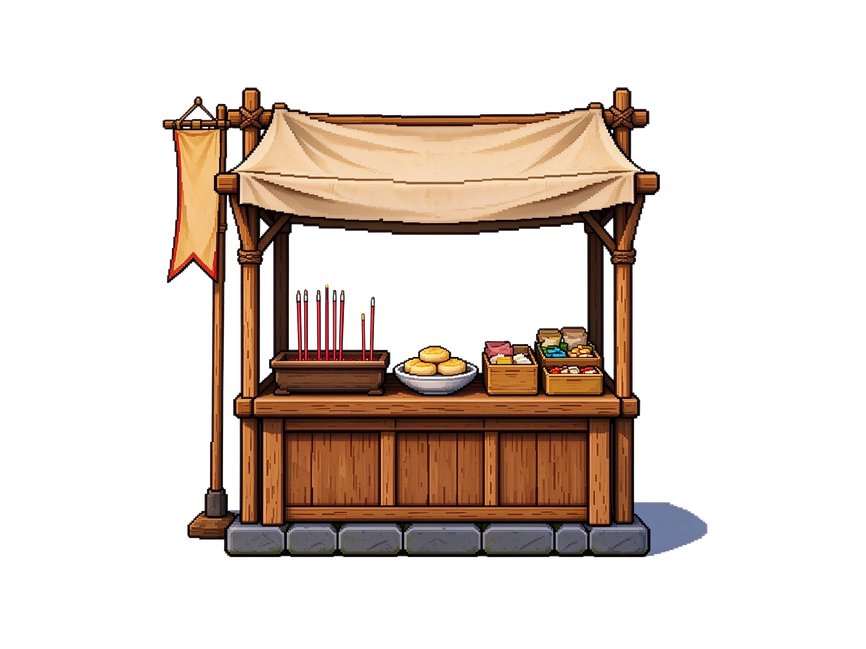
#> input picture 建筑/成品/庙市.png, 866 x 649 px, shrunk from 2364 x 1773 before the run, found by its file name
$ python cut_special_stalls.py
#> lines starting #> are read from the running program, lines starting #| are printed output that depends on the picture; after the words box and inside, x2 and y2 are one past the last pixel; in counts of white or black regions, pixels touching at a corner belong together
from PIL import Image
import numpy as np
import os

output_dir = r"D:\做个游戏\美术参考\建筑\成品"
special_files = ["庙市.png", "施粥棚.png", "素斋摊.png"]

for fname in special_files:
    path = os.path.join(output_dir, fname)
    if not os.path.exists(path):
        print(f"文件不存在：{fname}")
        continue
    img = Image.open(path).convert("RGBA")
#> img is the input picture: PIL image 866x649 RGBA; mean R, G, B, A 41.6, 29.7, 22.1, 71.9
    arr = np.array(img).astype(np.int16)
    h, w = arr.shape[:2]
#> h = 649; w = 866
    # 采样四角色值作为背景基准
    corner_pixels = [arr[0,0,:3], arr[0,w-1,:3], arr[h-1,0,:3], arr[h-1,w-1,:3]]
#> corner_pixels = [[0, 0, 0], [0, 0, 0], [0, 0, 0], [0, 0, 0]]
    bg_color = np.mean(corner_pixels, axis=0)
#> bg_color = [0, 0, 0]
    tol = 40
    diff = np.abs(arr[:,:,:3] - bg_color)
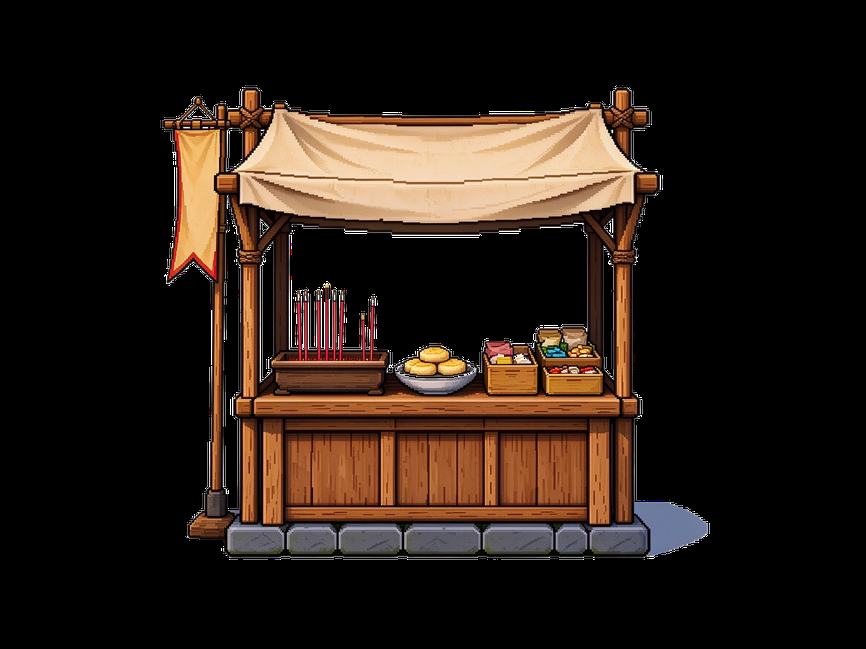
#> diff: shape (649, 866, 3) float64; mean R, G, B 41.6, 29.7, 22.1
    bg_mask = (diff[:,:,0] < tol) & (diff[:,:,1] < tol) & (diff[:,:,2] < tol)
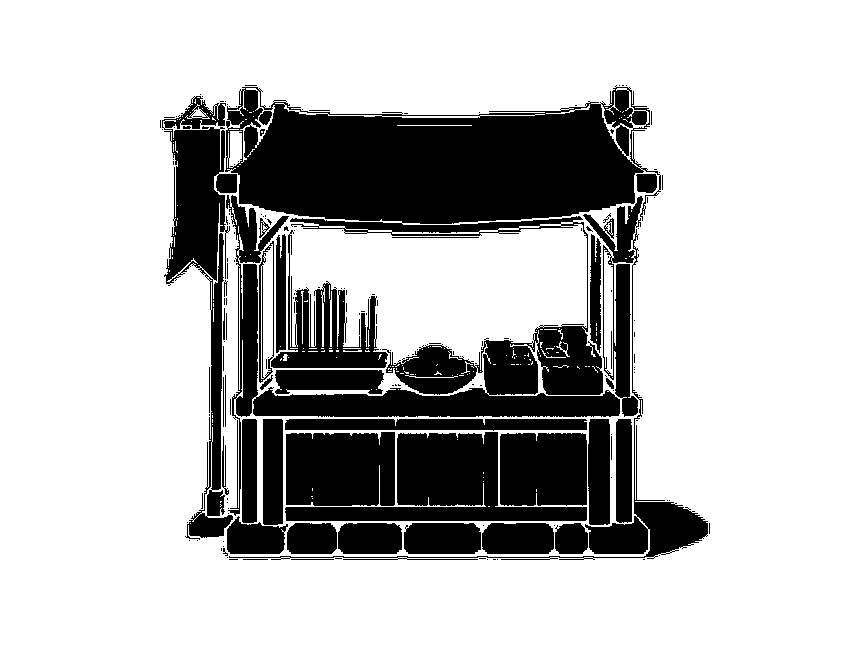
#> bg_mask: shape (649, 866) bool; 74% white; 178 black regions (136 under 20 px), largest, box (x1, y1, x2, y2) and area: (225, 85, 661, 516) 66265, (162, 96, 237, 540) 11833, (285, 432, 587, 521) 11429
    # 特殊处理：这三个棚子内部透空的背景白全部抠掉，不限制只从边缘开始
    arr[bg_mask, 3] = 0
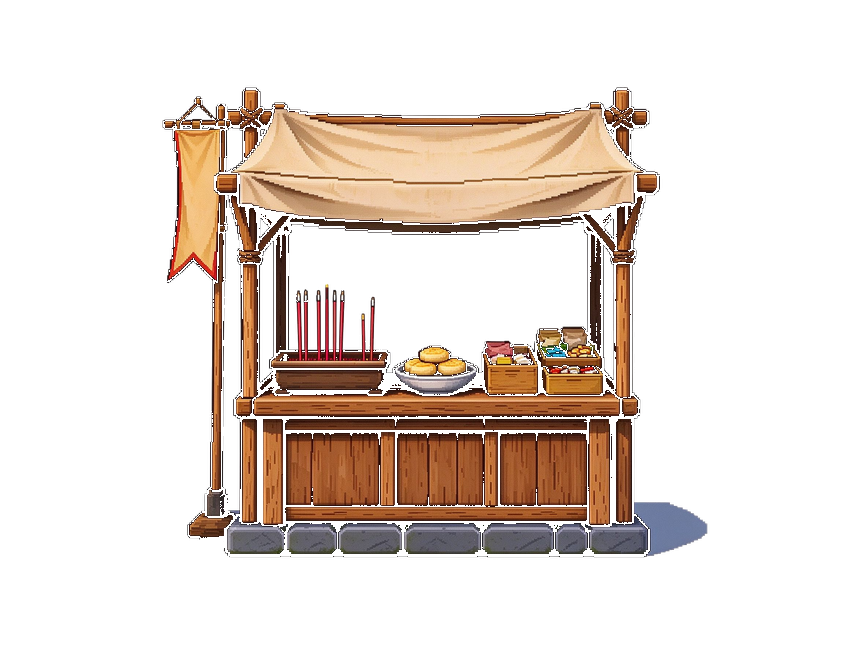
#> arr: shape (649, 866, 4) int16; mean R, G, B, A 41.6, 29.7, 22.1, 63; transparent parts drawn white
    out = Image.fromarray(arr.astype(np.uint8), "RGBA")
    out.save(path)
    print(f"已处理特殊棚子：{fname}")
#> pass 2 of the loop `for fname in special_files:`:
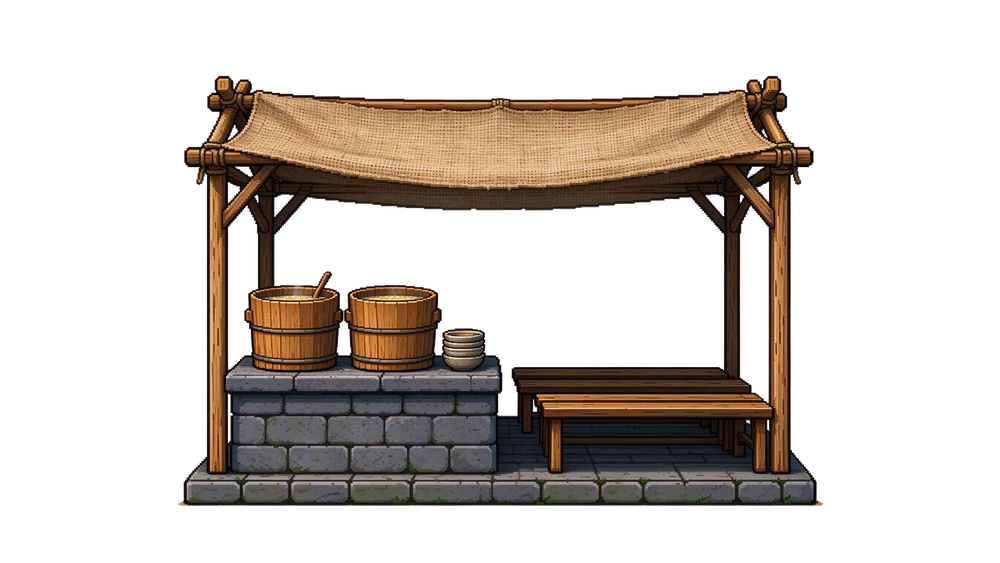
#> input picture 建筑/成品/施粥棚.png, 1000 x 563 px, shrunk from 2730 x 1536 before the run, found by its file name
#> img is the input picture: PIL image 1000x563 RGBA; mean R, G, B, A 34.7, 27.4, 21.7, 79.3
#> diff: shape (563, 1000, 3) float64
#> `bg_mask = (diff[:,:,0] < tol) & (diff[:,:,1] < tol) & (diff[:,:,2] < t..`:
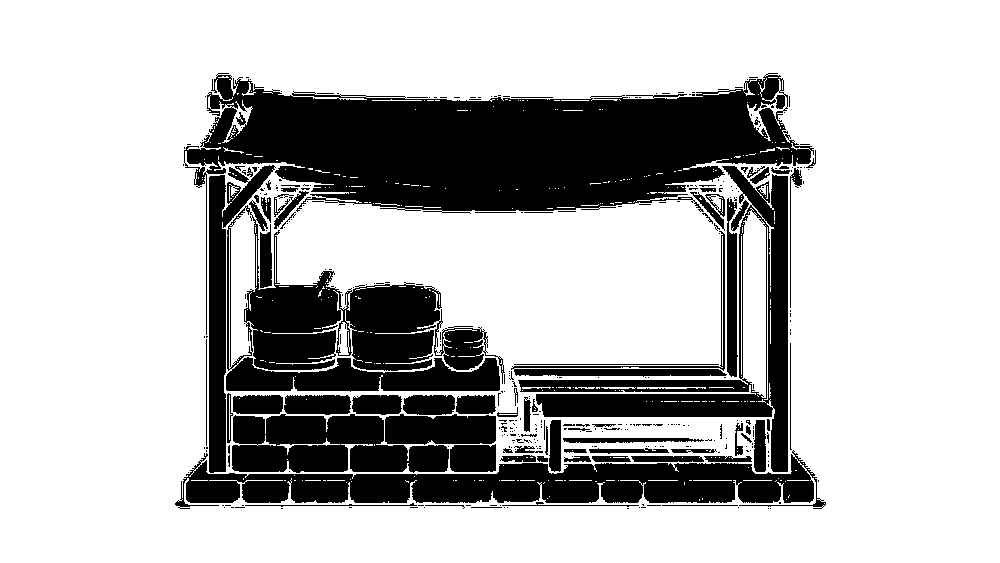
#> bg_mask: shape (563, 1000) bool; 73.1% white; 358 black regions (274 under 20 px), largest, box (x1, y1, x2, y2) and area: (184, 73, 814, 335) 56425, (226, 200, 505, 392) 22827, (175, 450, 826, 509) 20024
#> `arr[bg_mask, 3] = 0`:
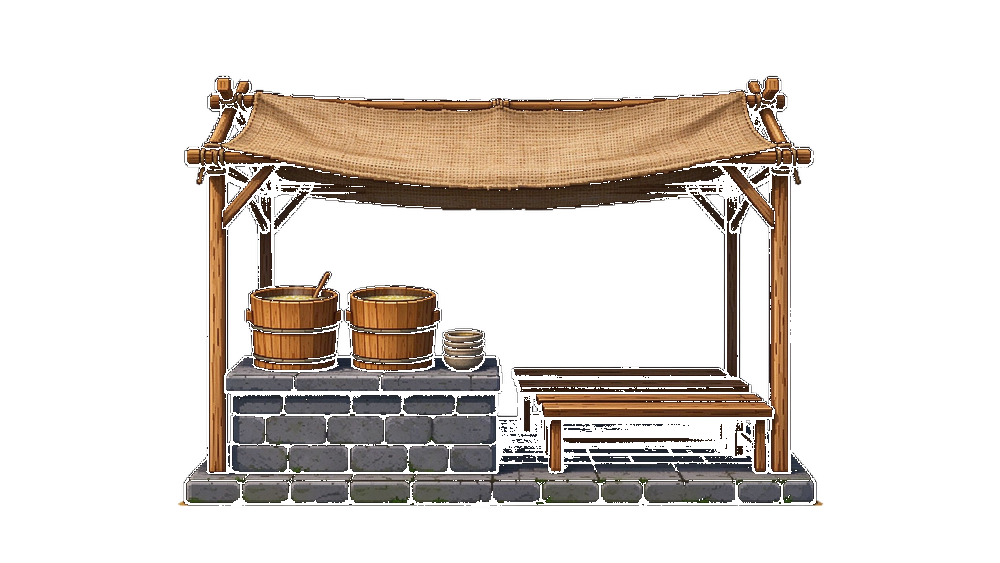
#> arr: shape (563, 1000, 4) int16; mean R, G, B, A 34.7, 27.4, 21.7, 66.1; transparent parts drawn white
#> out: PIL image 1000x563 RGBA
#> pass 3 of the loop `for fname in special_files:`:
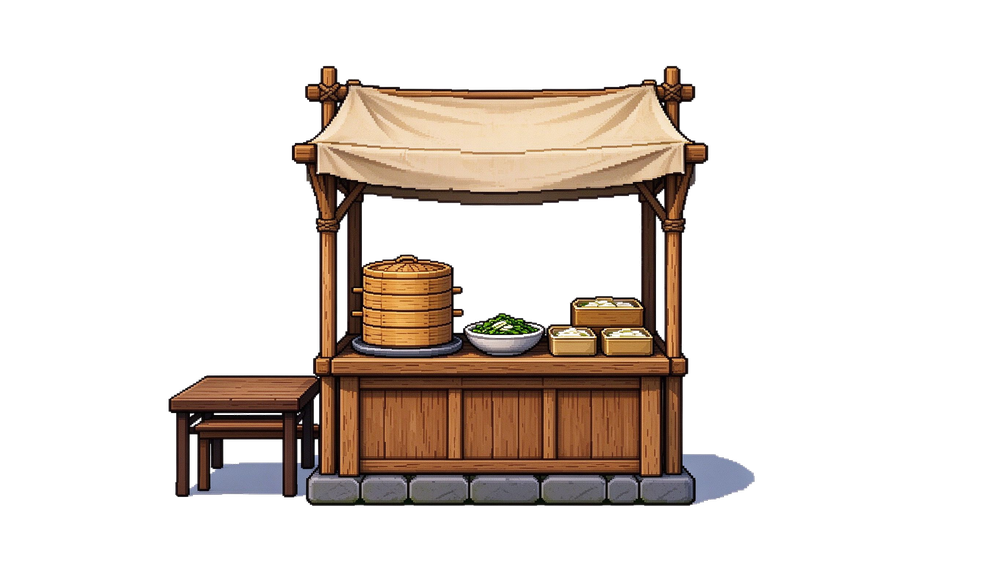
#> input picture 建筑/成品/素斋摊.png, 1000 x 563 px, shrunk from 2730 x 1536 before the run, found by its file name
#> img is the input picture: PIL image 1000x563 RGBA; mean R, G, B, A 36.3, 27.7, 21.5, 65.2
#> `bg_mask = (diff[:,:,0] < tol) & (diff[:,:,1] < tol) & (diff[:,:,2] < t..`:
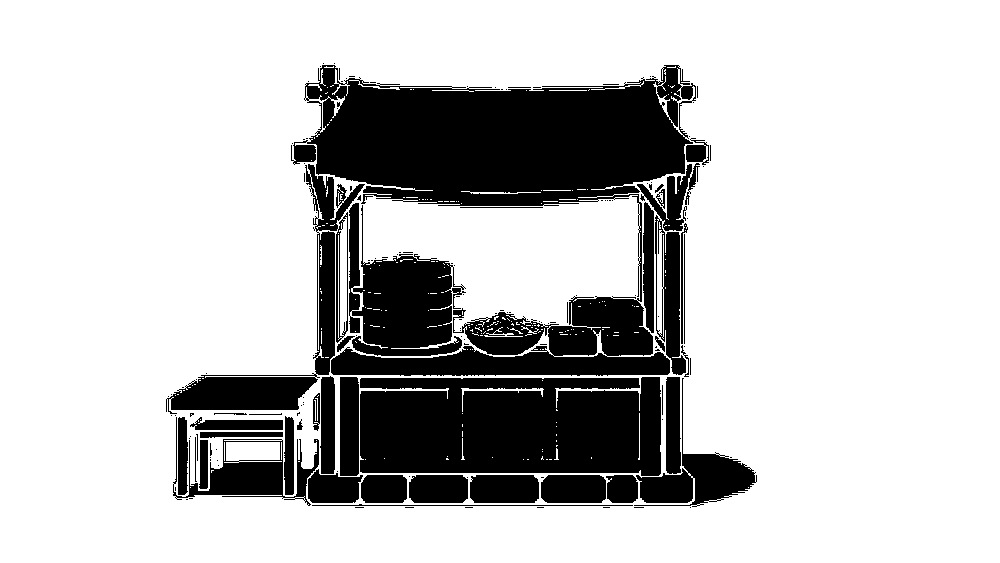
#> bg_mask: shape (563, 1000) bool; 76.5% white; 156 black regions (115 under 20 px), largest, box (x1, y1, x2, y2) and area: (291, 65, 696, 376) 54588, (360, 377, 661, 476) 27728, (349, 203, 466, 356) 9846
#> `arr[bg_mask, 3] = 0`:
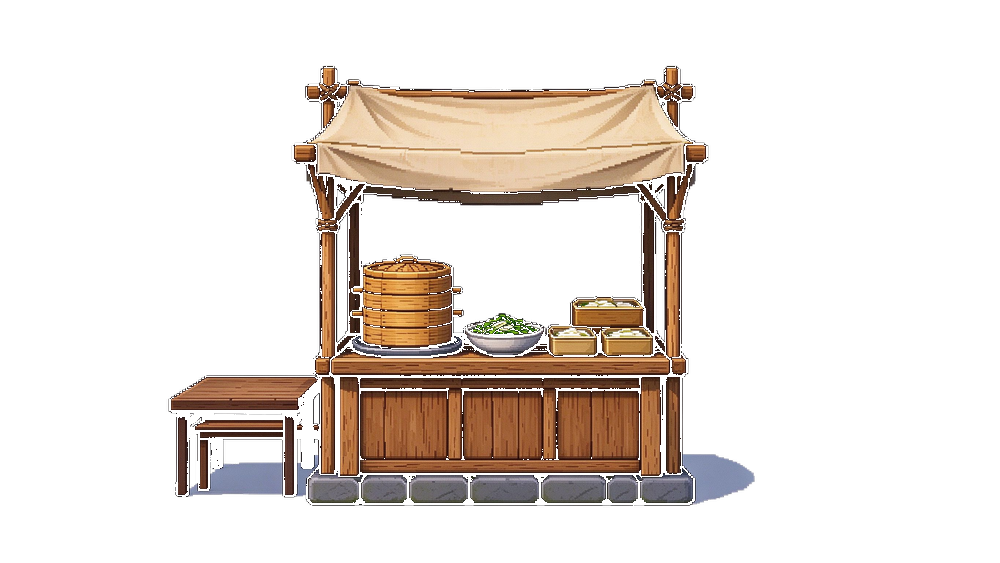
#> arr: shape (563, 1000, 4) int16; mean R, G, B, A 36.3, 27.7, 21.5, 57.6; transparent parts drawn white
print("三个特殊摊位素材内部空白抠除完成")
